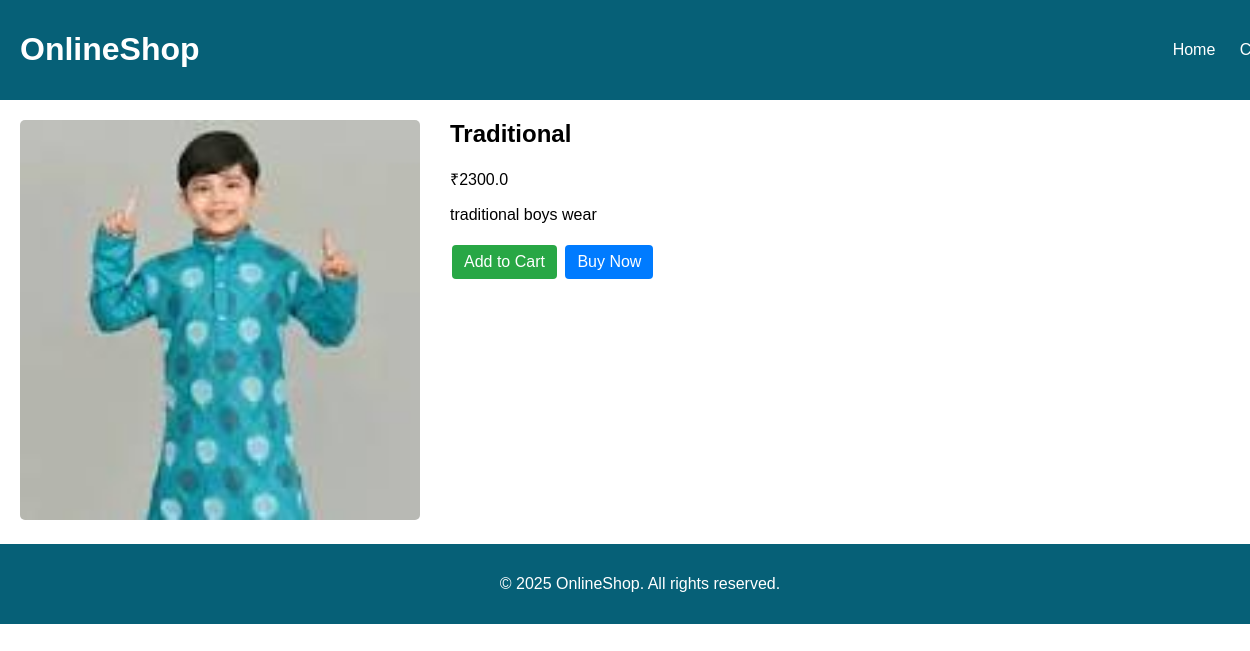
The page /product/traditional/ on the database its author committed.
### shop/models.py (models this page shows, shortened)
class Product(models.Model):
    category = models.ForeignKey(Category, on_delete=models.CASCADE)
    name = models.CharField(max_length=100)
    slug = models.SlugField(unique=True)
    price = models.FloatField()
    description = models.TextField()
    image = models.ImageField(upload_to='products/')

### shop/views.py (the view)
# urls.py: path('product/<slug:slug>/', views.product_detail, name='product_detail'),
def product_detail(request, slug):
    product = get_object_or_404(Product, slug=slug)
    return render(request, 'shop/product_detail.html', {'product': product})

### shop/templates/shop/product_detail.html (shortened to what this page needs)
{% load static %}
<!DOCTYPE html>
<html lang="en">
<head>
    <link rel="stylesheet" href="{% static 'css/style.css' %}">
</head>
<body>
    <header>
        <h1>OnlineShop</h1>
        <nav>
            <a href="{% url 'home' %}">Home</a>
            <a href="{% url 'cart' %}">Cart</a>
        </nav>
    </header>
    <section class="product-detail">
        <div class="product-image">
            <img src="{{ product.image.url }}" alt="{{ product.name }}">
        </div>
        <div class="product-info">
            <h2>{{ product.name }}</h2>
            <p class="price">₹{{ product.price }}</p>
            <p>{{ product.description }}</p>
            <a href="{% url 'add_to_cart' product.id %}" class="btn-add-cart">Add to Cart</a>
            <a href="{% url 'checkout' %}" class="btn-buy-now">Buy Now</a>
        </div>
    </section>
    <footer>
        <p>&copy; 2025 OnlineShop. All rights reserved.</p>
    </footer>
</body>
</html>

### shop/static/css/style.css (style rules this page uses)
body { font-family: Arial, sans-serif; margin: 0; padding: 0; }
header { background-color: #066077; color: #fff; width: 100%; padding: 10px 20px; display: flex; justify-content: space-between; align-items: center; }
header nav a { color: #fff; text-decoration: none; margin-left: 20px; }
.btn-add-cart, .btn-buy-now { display: inline-block; padding: 8px 12px; margin: 5px 2px; text-decoration: none; color: #fff; border-radius: 4px; }
.btn-add-cart { background-color: #28a745; }
.btn-buy-now { background-color: #007bff; }
footer { text-align: center; width: 100%; padding: 15px; background-color: #066077; color: #fff; }
.product-detail { display: flex; gap: 30px; padding: 20px; }
.product-detail img { width: 400px; height: auto; border-radius: 5px; }
.product-info h2 { margin-top: 0; }
a { text-decoration: none; color:#066077; }

### rows shown on the page
Product: image (picture), name "Traditional", price "2300.0", description "traditional boys wear"
